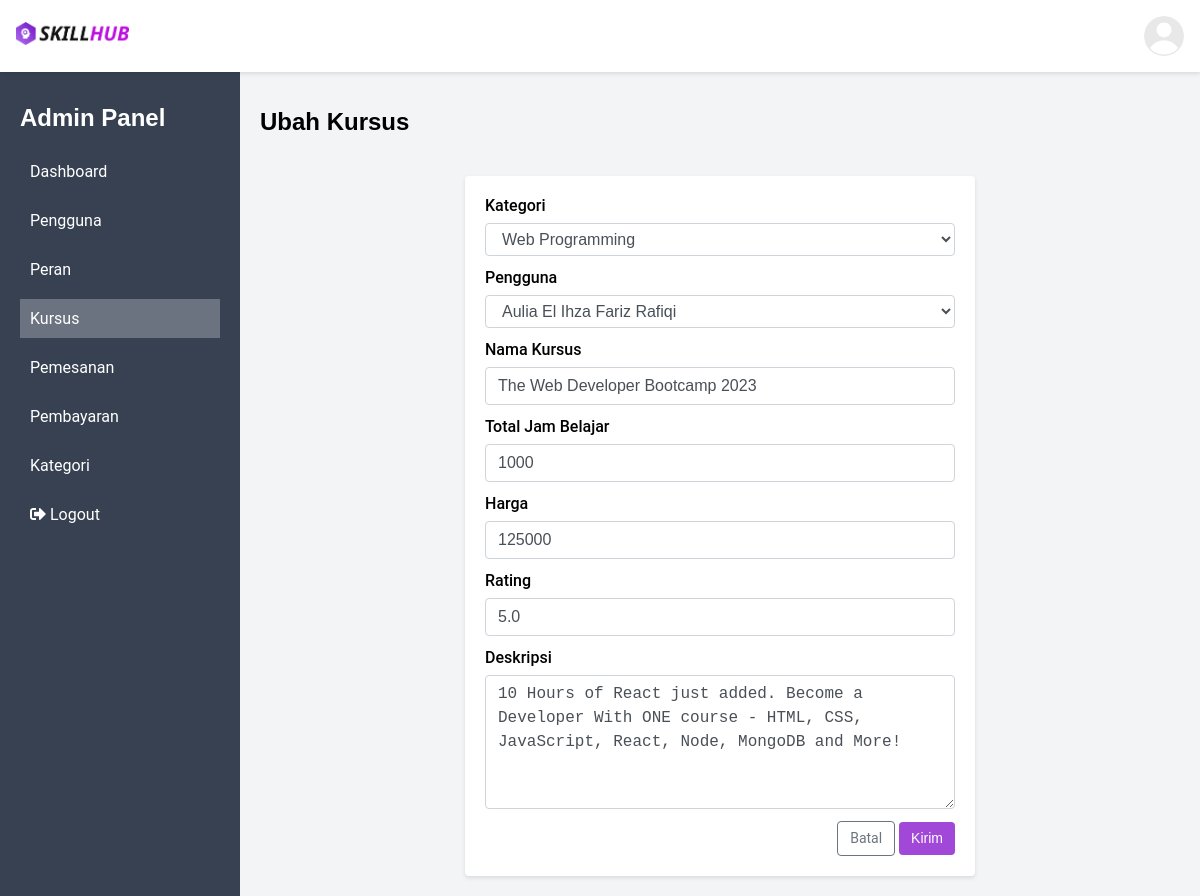
The app's page /public/kursus/edit/1 (signed in) with its own data.
### tables this page shows
CREATE TABLE `kursus` (
  `id` int(11) NOT NULL,
  `id_kategori` int(11) DEFAULT NULL,
  `id_pengguna` int(11) NOT NULL,
  `nama` varchar(255) NOT NULL,
  `total_jam_belajar` decimal(10,0) DEFAULT NULL,
  `harga` decimal(10,0) NOT NULL,
  `rating` decimal(2,1) DEFAULT NULL,
  `deskripsi` text DEFAULT NULL
);

CREATE TABLE `kategori` (
  `id` int(11) NOT NULL,
  `nama` varchar(255) NOT NULL
);

CREATE TABLE `pengguna` (
  `id` int(11) NOT NULL,
  `id_peran` int(11) DEFAULT NULL,
  `nama` varchar(100) NOT NULL,
  `email` varchar(100) NOT NULL,
  `password` varchar(255) NOT NULL,
  `is_login` tinyint(1) DEFAULT NULL
);

### app/controllers/Kursus.php (called while the page is built, shortened)
<?php
class Kursus extends Controller
{
    public function edit($id)
    {
        $this->checkUserAccess();
        $data["judul"] = "Ubah Kursus";
        $data["kategori"] = $this->model("KategoriModel")->all();
        $data["pengguna"] = $this->model("PenggunaModel")->all();
        $data["kursus"] = $this->model("KursusModel")->find($id);
        $data['errors'] = $_SESSION['errors'] ?? null;
        $this->view("admin_panel.kursus.edit", $data, "templates.layout_admin");
    }
}

### app/core/App.php (called while the page is built, shortened)
<?php
class App
{
    protected $method = 'index';
    protected $params = [];
    public function __construct()
    {
        $url = $this->parseURL();
        if (isset($url[0]) && file_exists('../app/controllers/' . $url[0] . '.php')) {
            unset($url[0]);
        } else if (isset($url[0]) && !file_exists('../app/controllers/' . $url[0] . '.php')) {
            abort_if(true, 404, "errors.404");
        }
        $this->controller = new $this->controller;
        if (isset($url[1])) {
            if (method_exists($this->controller, $url[1])) {
                $this->method = $url[1];
                unset($url[1]);
            }
        }
        if (!empty($url)) {
            $this->params = array_values($url);
        }
        call_user_func_array([$this->controller, $this->method], $this->params);
    }
    public static function parseURL(): ?array
    {
        if (isset($_GET['url'])) {
            $url = rtrim($_GET['url'], '/');
            $url = filter_var($url, FILTER_SANITIZE_URL);
            $url = explode('/', $url);
            return $url;
        }
        return null;
    }
}

### public/index.php (called while the page is built, shortened)
<?php
$app = new App;

### app/core/Database.php (called while the page is built, shortened)
<?php
class Database{
    private $host = DB_HOST,
            $user = DB_USER,
            $pass = DB_PASS,
            $dbname = DB_NAME;
    private $dbh,
            $stmt;
    public function __construct(){
        $dsn = "mysql:host=$this->host;dbname=$this->dbname";
        $option = [
            PDO::ATTR_PERSISTENT => true,
            PDO::ATTR_ERRMODE => PDO::ERRMODE_EXCEPTION
        ];
        try{
            $this->dbh = new PDO($dsn, "$this->user", "$this->pass", $option);
        }catch(PDOException $e){
            die($e->getMessage());
        }
    }
    public function query($query){
        $this->stmt = $this->dbh->prepare($query);
    }
    public function bind($param, $value, $type = null){
        if(is_null($type)){
            switch(true){
                case is_int($value) :
                    $type = PDO::PARAM_INT;
                    break;
                default :
                    $type = PDO::PARAM_STR;
            }
        }
        $this->stmt->bindValue($param, $value, $type);
    }
    public function execute(){
        $this->stmt->execute();
    }
    public function resultSet(){
        $this->execute();
        return $this->stmt->fetchAll(PDO::FETCH_ASSOC);
    }
    public function single(){
        $this->execute();
        return $this->stmt->fetch(PDO::FETCH_ASSOC);
    }
}

### app/models/KategoriModel.php (called while the page is built, shortened)
<?php
class KategoriModel
{
    private $table = "kategori", $db;
    public function __construct()
    {
        $this->db = new Database;
    }
    public function all()
    {
        $sql = <<<SQL
            SELECT * FROM $this->table;
        SQL;
        $this->db->query($sql);
        return $this->db->resultSet();
    }
}

### app/models/KursusModel.php (called while the page is built, shortened)
<?php
class KursusModel
{
    private $table = "kursus", $db;
    public function __construct()
    {
        $this->db = new Database;
    }
    public function find($id)
    {
        $sql = <<<SQL
            SELECT $this->table.*, kategori.nama AS nama_kategori, pengguna.nama AS nama_pengguna
            FROM $this->table, kategori, pengguna
            WHERE $this->table.id_kategori = kategori.id
            AND $this->table.id_pengguna = pengguna.id
            AND $this->table.id = :id
        SQL;
        $this->db->query($sql);
        $this->db->bind('id', $id);
        return $this->db->single();
    }
}

### app/models/PenggunaModel.php (called while the page is built, shortened)
<?php
class PenggunaModel
{
    private $table = "pengguna", $db;
    public function __construct()
    {
        $this->db = new Database;
    }
    public function all()
    {
        $sql = <<<SQL
            SELECT $this->table.*, peran.nama AS nama_peran
            FROM $this->table, peran
            WHERE $this->table.id_peran = peran.id
        SQL;
        $this->db->query($sql);
        return $this->db->resultSet();
    }
    public function find($id)
    {
        $sql = <<<SQL
            SELECT $this->table.*, peran.nama AS nama_peran
            FROM $this->table, peran
            WHERE $this->table.id_peran = peran.id AND $this->table.id=:id
        SQL;
        $this->db->query($sql);
        $this->db->bind('id', $id);
        return $this->db->single();
    }
}

### app/views/admin_panel/kursus/edit.php (the view, shortened to what this page needs)
<h2>Ubah Kursus</h2>
<div class="container container-sm form-crud">
  <div class="card">
    <div class="card-body">
      <form action="<?= BASEURL; ?>/kursus/update" method="POST">
        <div class="mb-3">
          <label for="selectKategori" class="form-label">Kategori</label>
          <select class="form-control" id="selectKategori" name="id_kategori">
            <?php foreach ($kategori as $row) : ?>
              <option value="<?= $row['id']; ?>" <?= $kursus['id_kategori'] === $row['id'] ? 'selected' : '' ?>><?= $row['nama']; ?></option>
            <?php endforeach; ?>
          </select>
        </div>
        <div class="mb-3">
          <label for="selectPengguna" class="form-label">Pengguna</label>
          <select class="form-control" id="selectPengguna" name="id_pengguna">
            <?php foreach ($pengguna as $row) : ?>
              <option value="<?= $row['id']; ?>" <?= $kursus['id_pengguna'] === $row['id'] ? 'selected' : '' ?>><?= $row['nama']; ?></option>
            <?php endforeach; ?>
          </select>
        </div>
        <div class="mb-3">
          <label for="nama" class="form-label">Nama Kursus</label>
          <input type="text" class="form-control" name="nama" id="nama" placeholder="Masukkan nama" value="<?= $kursus['nama']; ?>">
        </div>
        <div class="mb-3">
          <label for="total_jam_belajar" class="form-label">Total Jam Belajar</label>
          <input type="number" min="0" class="form-control" name="total_jam_belajar" id="total_jam_belajar" placeholder="Masukkan lama waktu belajar" value="<?= $kursus['total_jam_belajar']; ?>">
        </div>
        <div class="mb-3">
          <label for="harga" class="form-label">Harga</label>
          <input type="number" min="0" class="form-control" name="harga" id="harga" placeholder="Masukkan harga" value="<?= $kursus['harga']; ?>">
        </div>
        <div class="mb-3">
          <label for="rating" class="form-label">Rating</label>
          <input type="number" min="0" max="5" class="form-control" name="rating" id="rating" placeholder="Masukkan rating pengguna" value="<?= $kursus['rating']; ?>">
        </div>
        <div class="mb-3">
          <label for="deskripsi" class="form-label">Deskripsi</label>
          <textarea name="deskripsi" id="deskripsi" cols="10" rows="5" class="form-control" placeholder="Masukkan deskripsi"><?= $kursus['deskripsi']; ?></textarea>
        </div>
        <div class="text-right">
          <a class="btn btn-outline btn-outline-secondary text-sm" href="<?= BASEURL; ?>/pengguna/index">Batal</a>
          <button class="btn btn-primary text-sm">Kirim</button>
        </div>
      </form>
    </div>
  </div>
</div>

### public/css/style.css (style rules this page uses)
body, p { margin: 0; border: 0; outline: 0; font-size: 1rem; vertical-align: baseline; background: transparent; font-family: "Roboto", sans-serif; }
h1, h2, h3, h4, h5, h6 { font-family: "Montserrat", sans-serif; }
a { text-decoration: none; }
.btn { display: inline-block; font-weight: 400; color: #fff; text-align: center; vertical-align: middle; user-select: none; background-color: transparent; padding: 0.375rem 0.75rem; font-size: 1rem; line-height: 1.5; border-radius: 0.25rem; transition: color 0.15s ease-in-out, background-color 0.15s ease-in-out, border-color 0.15s ease-in-out, box-shadow 0.15s ease-in-out; cursor: pointer; border: none; }
.btn-primary { background-color: #a148d9; border-color: #a148d9; color: #fff; }
.btn-outline { border-width: 1px; border-style: solid; padding: 0.375rem 0.75rem; }
.btn-outline-secondary { color: #6c757d; border-color: #6c757d; }
.container { width: 100%; padding-right: 15px; padding-left: 15px; margin-right: auto; margin-left: auto; }
.container-sm { max-width: 540px; }
.mb-3 { margin-bottom: 0.75rem; }
.text-sm { font-size: 0.875rem; }
.text-right { text-align: right; }
.form-control { display: block; width: 100%; padding: 0.375rem 0.75rem; font-size: 1rem; line-height: 1.5; color: #495057; background-color: #fff; background-clip: padding-box; border: 1px solid #ced4da; border-radius: 0.25rem; transition: border-color 0.15s ease-in-out, box-shadow 0.15s ease-in-out; }
.form-control::placeholder { color: #6c757d; opacity: 1; }
.form-label { display: block; margin-bottom: 0.5rem; font-weight: 500; }
.card { position: relative; display: -ms-flexbox; display: flex; -ms-flex-direction: column; flex-direction: column; min-width: 0; word-wrap: break-word; background-color: #fff; background-clip: border-box; box-shadow: 0 2px 4px rgba(0, 0, 0, 0.1); border-radius: 0.25rem; }
.card-body { -ms-flex: 1 1 auto; flex: 1 1 auto; padding: 1.25rem; }
.form-crud { margin-top: 2.5rem; }

### records on screen
kursus: id_kategori "Web Programming", id_pengguna "Aulia El Ihza Fariz Rafiqi", nama "The Web Developer Bootcamp 2023", total_jam_belajar "1000", harga "125000", rating "5.0", deskripsi "10 Hours of React just added. Become a Developer With ONE course - HTML, CSS, JavaScript, React, Node, MongoDB and More!"
